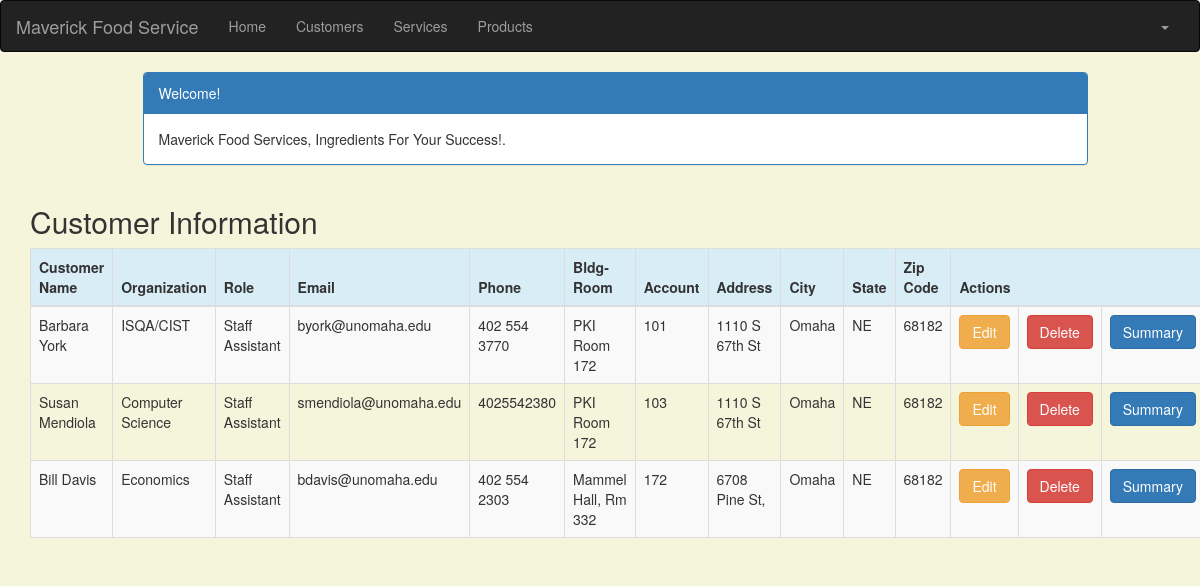
/customer_list (signed in), run on the app's committed database.
### crm/models.py (models this page shows, shortened)
class Customer(models.Model):
    cust_name = models.CharField(max_length=50)
    organization = models.CharField(max_length=100, blank=True)
    role = models.CharField(max_length=100)
    email = models.EmailField(max_length=100)
    bldgroom = models.CharField(max_length=100)
    address = models.CharField(max_length=200)
    account_number = models.IntegerField(blank=False, null=False)
    city = models.CharField(max_length=50)
    state = models.CharField(max_length=50)
    zipcode = models.CharField(max_length=10)
    phone_number = models.CharField(max_length=50)
    created_date = models.DateTimeField(default=timezone.now)
    updated_date = models.DateTimeField(auto_now_add=True)

### crm/views.py (the view)
# urls.py: path('customer_list', views.customer_list, name='customer_list'),
@login_required
def customer_list(request):
    customer = Customer.objects.filter(created_date__lte=timezone.now())
    return render(request, 'crm/customer_list.html',{'customers': customer})

### crm/templates/crm/customer_list.html (shortened to what this page needs)
{% extends 'crm/base.html' %}
{% block content %}
<html>
<head>
    <link rel="stylesheet" href="https://maxcdn.bootstrapcdn.com/bootstrap/3.3.4/css/bootstrap.min.css">
</head>
<body>
<div class="container">
    <div class="row">
        <div class="col-md-10 col-md-offset-1">
            <div class="panel panel-primary">
                <div class="panel-heading">Welcome!</div>
                <div class="panel-body">
                    Maverick Food Services, Ingredients For Your Success!.
                </div>
            </div>
        </div>
    </div>
</div>
<div class="row">
    <h2 style="padding-left: 15Px">Customer Information</h2>
</div>
<div>
    <table class="table table-striped table-bordered table-hover">
        <thead>
        <tr class="bg-info">
            <th>Customer Name</th>
            <th>Organization</th>
            <th>Role</th>
            <th>Email</th>
            <th>Phone</th>
            <th>Bldg-Room</th>
            <th>Account</th>
            <th>Address</th>
            <th>City</th>
            <th>State</th>
            <th>Zip Code</th>
            <th colspan="3">Actions</th>
        </tr>
        </thead>
        <tbody>
        {% for customer in customers %}
            <tr>
                <td>{{ customer.cust_name }}</td>
                <td>{{ customer.organization }}</td>
                <td>{{ customer.role }}</td>
                <td>{{ customer.email }}</td>
                <td>{{ customer.phone_number }}</td>
                <td>{{ customer.bldgroom }}</td>
                <td>{{ customer.account_number }}</td>
                <td>{{ customer.address }}</td>
                <td>{{ customer.city }}</td>
                <td>{{ customer.state }}</td>
                <td>{{ customer.zipcode }}</td>
                <td><a href="{% url 'crm:customer_edit' pk=customer.pk %}" class="btn btn-warning">Edit</a>
                <td><a href="{% url 'crm:customer_delete' pk=customer.pk %}"
                           onclick="return confirm('Are you sure you want to delete?')"
                           class="btn btn-danger">Delete</a>
                </td>
                <td><a href="{% url 'crm:summary' pk=customer.pk %}" class="btn btn-primary">Summary</a></td>
            </tr>
        {% endfor %}
        </tbody>
    </table>
</div>
</body>
</html>
{% endblock %}

### crm/templates/crm/customer_list.html (style rules this page uses)
body { background-color: beige; }

### data on the page
Customer: cust_name "Barbara York", organization "ISQA/CIST", role "Staff Assistant", email "byork@unomaha.edu", phone_number "402 554 3770", bldgroom "PKI Room 172", account_number "101", address "1110 S 67th St", city "Omaha", state "NE", zipcode "68182"
Customer: cust_name "Susan Mendiola", organization "Computer Science", role "Staff Assistant", email "smendiola@unomaha.edu", phone_number "4025542380", bldgroom "PKI Room 172", account_number "103", address "1110 S 67th St", city "Omaha", state "NE", zipcode "68182"
Customer: cust_name "Bill Davis", organization "Economics", role "Staff Assistant", email "bdavis@unomaha.edu", phone_number "402 554 2303", bldgroom "Mammel Hall, Rm 332", account_number "172", address "6708 Pine St,", city "Omaha", state "NE", zipcode "68182"
